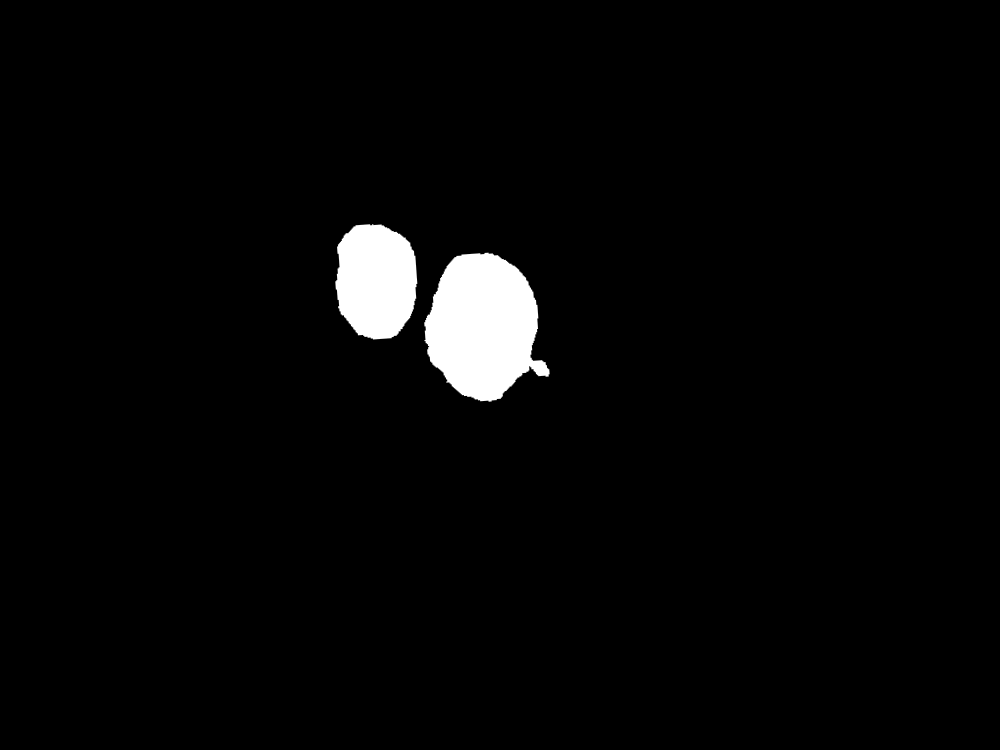
#> input picture src/registration/allen0.tif, 1000 x 750 px, given in place of 4_0.tif, which was not available
$ python run.py   (older library calls are emulated)
#> lines starting #> are read from the running program, lines starting #| are printed output that depends on the picture; after the words box and inside, x2 and y2 are one past the last pixel; in counts of white or black regions, pixels touching at a corner belong together; pictures that were not available may be replaced by others from this repository, and a replacement may not be noted
### src/registration/aligner.py
'''
Aligner class.
Main class for registration, provides method for managing the optimization workflow.
'''

# from subprocess import call
import os, sys
import cPickle as pickle

from registration import config
import cv2
import numpy as np
import numpy.matlib
import matplotlib.pyplot as plt
from matplotlib import mlab

from registration.contour import *
from registration import scoring
import time

class Aligner:
    '''
    Aligner class.
    '''
    def __init__(self, subject_id, atlas_name):
        '''
        Initialize the aligner.
        @param subject_id: The id of subject stack
        @param atlas_name: the name of atlas, for example, 'p50_coronal'. Refer to config.atlas_menu.
        '''
        self.subject_id = subject_id
        self.num_subject = config.subject_menu[self.subject_id]
        self.atlas_name = atlas_name
        self.scaling = config.SUBJ_TO_ATLAS_SCALING
        self.subject_stack = [None] * self.num_subject
        self.subject_cnt_stack = [None] * self.num_subject

        self.allen_stack = dict([])
        self.allen_cnt_stack = dict([])

        self.tx_range = config.TX_RANGE
        self.ty_range = config.TY_RANGE
        self.theta_range =  config.THETA_RANGE

        self.dSS = dict([])
        self.dSA = dict([])
        self.dA = dict([])
        self.HSS = dict([])
        self.HSA = dict([])
        self.dGlobal = dict([])

    def prepare_allen(self):
        '''
        Load atlas images in the aligner.
        Prepares self.allen_cnt_stack and self.allen_stack.
        Prepares self.dA.
        '''
        sys.stderr.write ('prepare_allen...',)
        begin = time.time()
        from registration import allen
        info = allen.query_atlas_info(self.atlas_name)

        try:
            self.allen_cnt_stack = pickle.load(open(config.PICKLE_FOLDER + "allen_cnt_stack.p","rb"))
        except:
            pass

        all_warp_name = os.listdir(config.ALLEN_FOLDER + '100048576_warp/')
        for im_id, im_info in info['section_images'].iteritems():
            if im_info['filename'] in all_warp_name:
                img = cv2.imread(config.ALLEN_FOLDER + '100048576_warp/' + im_info['filename'], 0)
            else:
                img = cv2.imread(config.ALLEN_FOLDER + '100048576/' + im_info['filename'], 0)
                img_clean, _ = clean(img, white_bg=False)
                A = im_info['alignment2d']
                downsampling = 4
                A[:, 2] = A[:, 2] / 2 ** (downsampling - 0)
                #        print A
                img = transformA(img_clean, A, (0, 0), (0, 0))
                cv2.imwrite(config.ALLEN_FOLDER + '100048576_warp/' + im_info['filename'], img)

            xc,yc = get_centroid(img)
            self.dA[im_id] = np.array([xc, yc, 0])

            self.allen_stack[im_id] = img
            if im_id not in self.allen_cnt_stack:
                self.allen_cnt_stack[im_id] = get_contour_sample(img)

#        pickle.dump(self.allen_cnt_stack, open("allen_cnt_stack.p","wb"))

        sys.stderr.write('%d seconds\n' % (time.time() - begin))

# [25 lines of commented-out code are left out]

    def prepare_subject_each_img(self, i, img):
        '''
        Load the subject images into aligner for each image (Map).
        @param i: section index
        @param img: the i'th image
        '''
        new_size = np.floor(self.scaling * np.array(img.shape))
        h, w = tuple(new_size.astype(np.int))
        img = cv2.resize(img, (w, h))
        self.subject_stack[i] = img
        if self.subject_cnt_stack[i] is None:
            self.subject_cnt_stack[i] = get_contour_sample(img)

# [9 lines of commented-out code are left out]
    def prepare_subject(self):
        '''
        Load the subject images into aligner.
        Prepares self.subject_cnt_stack and self.subject_stack.
        '''
        sys.stderr.write ('prepare_subject...'),
        begin = time.time()
        try:
            self.subject_cnt_stack = pickle.load(open(config.SRC_FOLDER + "subject_cnt_stack.p","rb"))
        except:
            pass
        for i in range(self.num_subject):
            img = cv2.imread(config.SECTION_FOLDER +
                '%s/%s_%d.tif' % (self.subject_id, self.subject_id, i),
                 0)
            self.prepare_subject_each_img(i, img)
        sys.stderr.write('%d seconds\n' % (time.time() - begin))

    # [45 lines left out: function initial_shift, not called in this run]

    def optimize_map(self, i):
        self.optimize_atlas_each(i)
        self.optimize_neighbor_map(i)

    # [124 lines left out: functions optimize_atlas_each, optimize_atlas, optimize_neighbor_map, optimize_neighbor_each, optimize_neighbor, global_optimzation, not called in this run]


# [3 lines that do not run on import are left out]


### src/registration/contour.py
'''
Functions for extracting contours and applying image transformations
'''
import os, sys
import cPickle as pickle

from registration import config
import cv2
import numpy as np
from matplotlib import mlab
import scipy.spatial

# [88 lines left out: functions find_large_contours, clean, draw_contours, not called in this run]

def pad_image_cnt(img, cnt=None, anchor_im='centroid', anchor_bg='center', bg=(800, 800)):
    """
    Place img on a background canvas, by aligning the anchor_im position on the img
    with the anchor_bg position on the canvas. Return the canvas with image on it.
    """
    bg_h, bg_w = bg
    if anchor_im == 'centroid':
        anchor_im = get_centroid(img)
    elif anchor_im == 'center':
        anchor_im = img.shape[1] / 2, img.shape[0] / 2
    if anchor_bg == 'center':
        anchor_bg = bg_w / 2, bg_h / 2

    anchor_x, anchor_y = anchor_bg
    center_x, center_y = anchor_im

    h, w = img.shape[0:2]
    background = np.zeros((bg_h, bg_w)).astype(np.uint8)
    background[max(anchor_y - center_y, 0):anchor_y + h - center_y,
               max(anchor_x - center_x, 0):anchor_x + w - center_x] = img[max(0, center_y - anchor_y):min(h, center_y + bg_h - anchor_y),
                max(0, center_x - anchor_x):min(w, center_x + bg_w - anchor_x)]

    if cnt is not None:
        cnt = cnt + np.matlib.repmat(np.array(anchor_bg) - np.array(anchor_im), cnt.shape[0], 1)
        return background, cnt
    return background

import time

# [108 lines left out: functions shape_score_cnt, compute_score_cnt, compute_scores_cnt, get_centroid, transform_cnt, transformA, not called in this run]

def get_contour_sample(img_orig, sample_interval=5):
    """
    Return contour sample points of a image
    """
    img = img_orig.copy()
    img[img > 10] = 255
    element = cv2.getStructuringElement(cv2.MORPH_ELLIPSE, (31, 31))
    mask = pad_image_cnt(img, None, (0, 0), (300, 300), bg=(1500,1500))
#    print mask
    for j in range(99):
        mask = cv2.dilate(mask, element)
#        cv2.imshow("mask_dilate", mask)
#        cv2.waitKey()
        cnts, hier = cv2.findContours(mask.copy(), cv2.cv.CV_RETR_EXTERNAL,
                                      cv2.cv.CV_CHAIN_APPROX_TC89_L1)
        if len(cnts) == 1:
            break
#    cv2.imshow("mask_dilate", mask)
#    cv2.waitKey()

    mask = cv2.erode(mask, element, iterations=j+1)
#    cv2.imshow("mask", mask)
#    cv2.waitKey()
#    cv2.destroyWindow("mask")
    cnts, hier = cv2.findContours(mask.copy(), cv2.cv.CV_RETR_EXTERNAL,
                                  cv2.cv.CV_CHAIN_APPROX_NONE)
    img_contour_pts = np.squeeze(np.vstack(cnts))
    img_contour_sample = img_contour_pts[range(0, img_contour_pts.shape[0], sample_interval), :]
    img_contour_sample = img_contour_sample - np.matlib.repmat((300,300),
                                                               img_contour_sample.shape[0], 1)
#    draw_contours(img_contour_sample, (800,800), show=True)
    return img_contour_sample


### src/registration/util.py
'''
Utility functions for plotting, etc.
'''

from subprocess import call
import cPickle as pickle
import os, sys
import numpy as np
from registration import config
import cv2
import matplotlib.pyplot as plt
from mpl_toolkits.mplot3d import Axes3D
from matplotlib import cm
from matplotlib.ticker import LinearLocator, FormatStrFormatter

# [97 lines left out: functions plot_surface, plot_surface_func, execute, histogram, histogram2, not called in this run]


def pickle_load(filename):
    obj = pickle.load(open(filename, 'rb'))
    return obj

def pickle_save(obj, filename):
    pickle.dump(obj, open(filename, 'wb'))
    print filename, 'saved'


# [2 lines that do not run on import are left out]

### src/registration/allen.py
#!/usr/bin/env python

'''
Functions for downloading and querying the Allen atlas images
'''

import simplejson
import urllib
import os
from registration import config
from registration import util
import numpy as np

# [13 lines left out: function response_to_matrix, not called in this run]

def query_atlas_info(atlas_name):
    '''
    Get information of atlas. If cached, directly load from local; otherwise query web API.
    @param atlas_name: Name of atlas
    '''
    atlas_id, prefix = config.atlas_menu[atlas_name]
    if prefix == 'specimen':
        url = "http://api.brain-map.org/api/v2/data/SectionDataSet/query.json?" + \
            "criteria=products[abbreviation$eq'MouseRef'],treatments[name$eq'NISSL'],plane_of_section[name$eq'coronal']" + \
            "&include=section_images,alignment3d,section_images(alignment2d)" + \
            "&only=section_images.specimen_id,section_images.id,section_images.section_number"
    elif prefix == 'dataset':
        url = "http://api.brain-map.org/api/v2/data/SectionDataSet/" + str(atlas_id) + ".json?" + \
            "&include=section_images[annotated$eqtrue],alignment3d,section_images(alignment2d)"

    atlas_id, prefix = config.atlas_menu[atlas_name]
    pickle_filename = config.ALLEN_FOLDER + '%s_%d.p' % (prefix, atlas_id)
    try:
        atlas_info = util.pickle_load(pickle_filename)
    except:
        js = simplejson.loads(urllib.urlopen(url).read())
        images_info = dict([])
        for image_info in js['msg'][0]['section_images']:
            section_id = image_info['id']
            section_number = image_info['section_number']
            base_name = '%s_%d_%d_%d' % (prefix, atlas_id, section_number, section_id)
            images_info[section_number] = {'id':section_id, 'tier_count':image_info['tier_count'],
                                           'alignment2d':response_to_matrix(image_info['alignment2d'], 2),
                                           'filename':base_name}
    #    images_info = sorted(images_info, key=lambda x: x['section_number'])
        atlas_info = {'alignment3d':response_to_matrix(js['msg'][0]['alignment3d'], 3), 'section_images':images_info}
        util.pickle_save(atlas_info, pickle_filename)
    return atlas_info

# [33 lines left out: function download_atlas, not called in this run]

# [3 lines that do not run on import are left out]

### src/registration/run.py
'''
The main function for local run
@author: yuncong
'''

from registration import aligner
from registration import viewer
from registration import contour
from registration import scoring
import cv2

if __name__ == '__main__':
    alnr = aligner.Aligner('4', 'p56_coronal')
    alnr.prepare_allen()
#> (the call stopped at in query_atlas_info, `js = simplejson.loads(urllib.urlopen(url).read())`: the network is not available in this run)
    alnr.prepare_subject()
#> (reads src/registration/subject_cnt_stack.p from the repository)
#> in prepare_subject, img is the input picture: shape (750, 1000); min 0, max 255, mean 7
#> in get_contour_sample, `img[img > 10] = 255`:
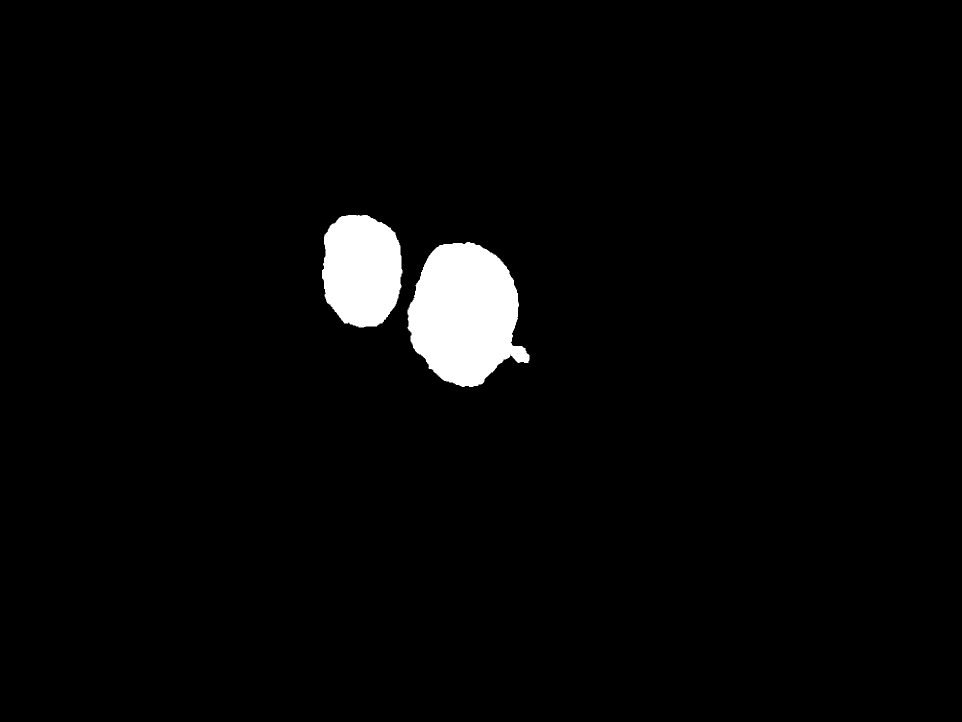
#> img: shape (1443, 1924) (shown at 1/2 size); min 0, max 255, mean 7.3
#> in pad_image_cnt, `background[max(anchor_y - center_y, 0):anchor_y + h - center_y, max(an..`:
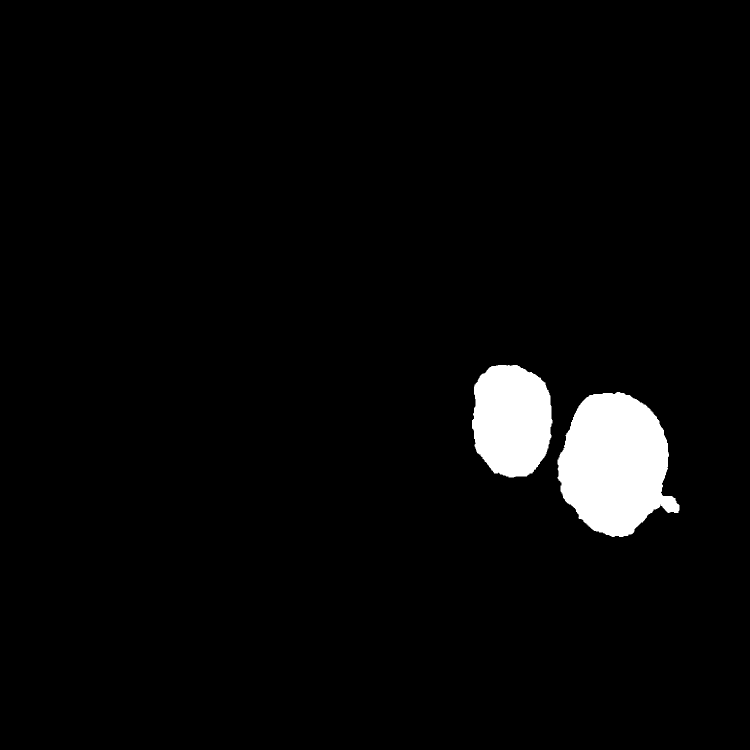
#> background: shape (1500, 1500) (shown at 1/2 size); min 0, max 255, mean 9
#> in get_contour_sample, `cnts, hier = cv2.findContours(mask.copy(), cv2.cv.CV_RETR_EXTERNAL, cv..`: cnts = 1 contour; box (x1, y1, x2, y2) and area: (944, 730, 1359, 1074) 81303
#> in get_contour_sample, `img_contour_pts = np.squeeze(np.vstack(cnts))`: img_contour_pts = 1346 pairs, first value 944 to 1358, second value 730 to 1073
#> in get_contour_sample, `img_contour_sample = img_contour_pts[range(0, img_contour_pts.shape[0]..`: img_contour_sample = 270 pairs, first value 944 to 1358, second value 730 to 1073
#> in get_contour_sample, `img_contour_sample = img_contour_sample - np.matlib.repmat((300,300), ..`: img_contour_sample = 270 pairs, first value 644 to 1058, second value 430 to 773
#> pass 2 of the loop in prepare_subject, `for i in range(self.num_subject):`:
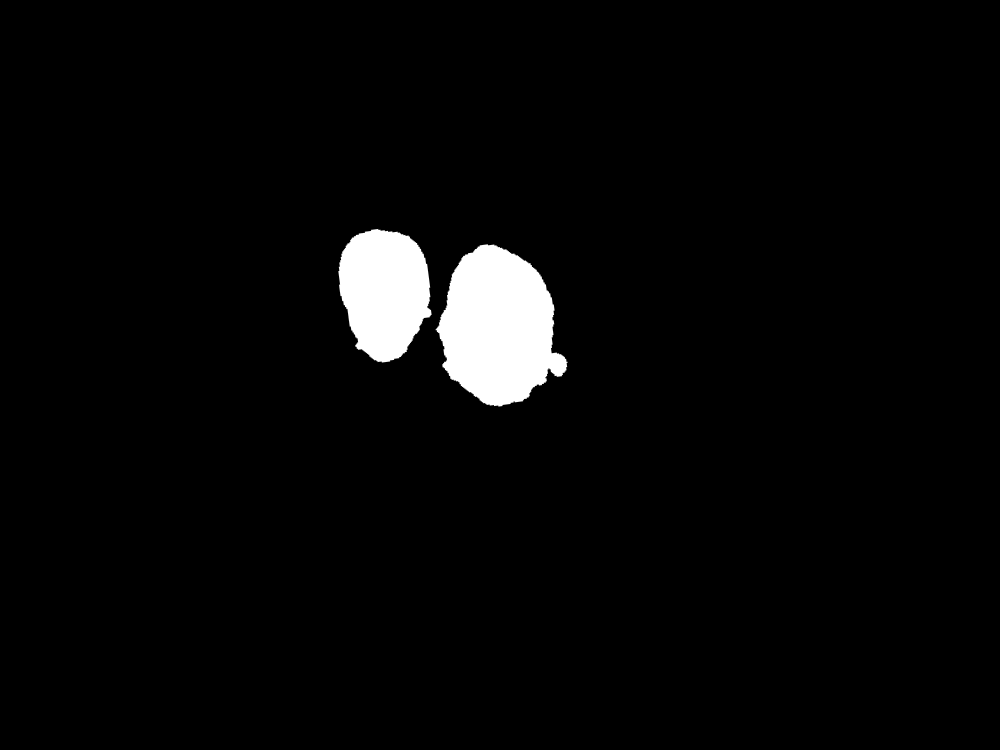
#> input picture src/registration/allen1.tif, 1000 x 750 px, given in place of 4_1.tif, which was not available
#> in prepare_subject, img is the input picture: shape (750, 1000); min 0, max 255, mean 8.2
#> in get_contour_sample (call 2), `img[img > 10] = 255`:
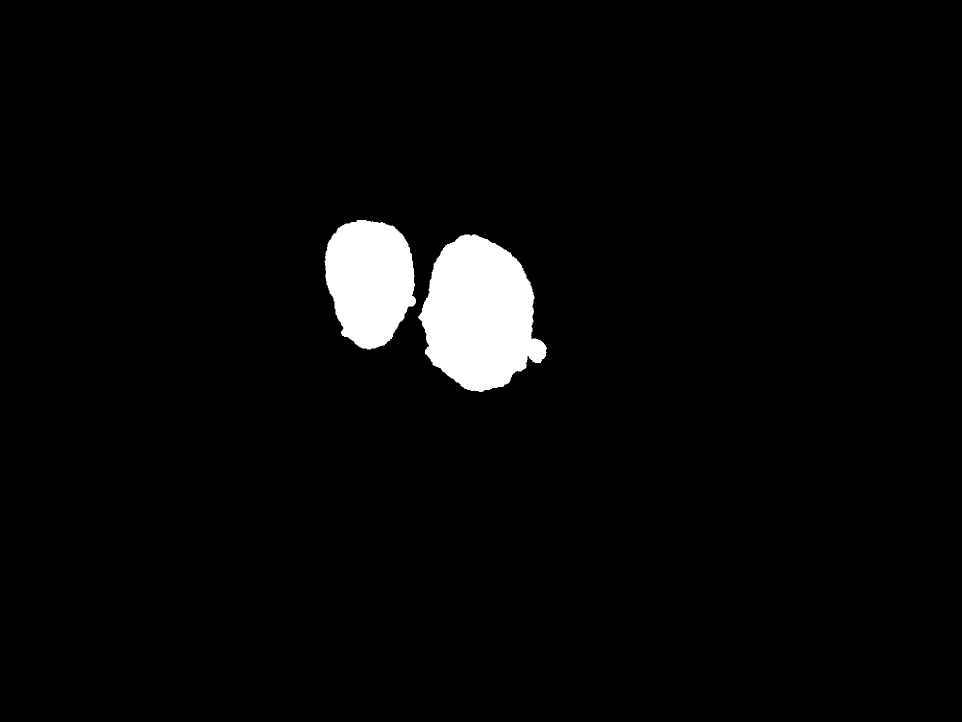
#> img: shape (1443, 1924) (shown at 1/2 size); min 0, max 255, mean 8.4
#> in pad_image_cnt (call 2), `background[max(anchor_y - center_y, 0):anchor_y + h - center_y, max(an..`:
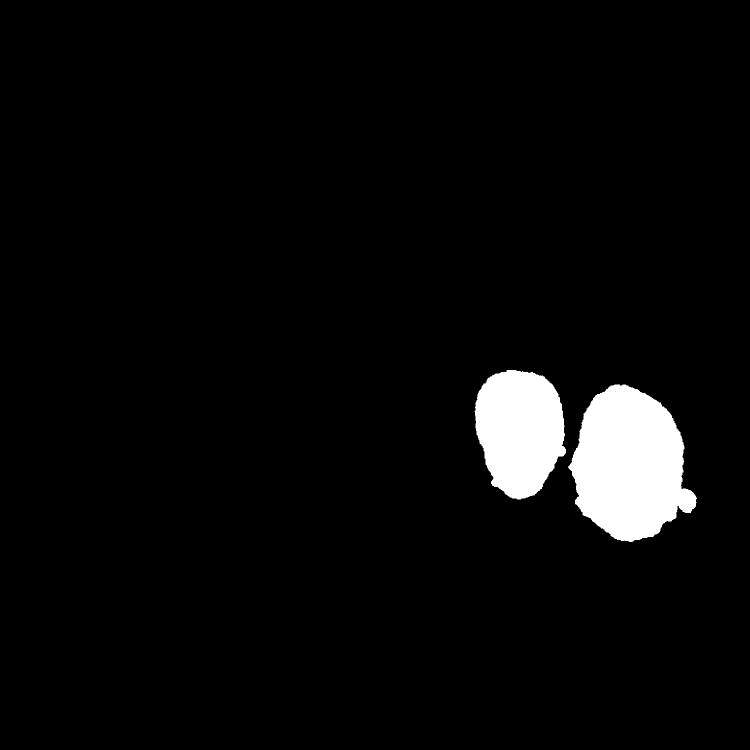
#> background: shape (1500, 1500) (shown at 1/2 size); min 0, max 255, mean 10.4
#> in get_contour_sample (call 2), `cnts, hier = cv2.findContours(mask.copy(), cv2.cv.CV_RETR_EXTERNAL, cv..`: cnts = 1 contour; box (x1, y1, x2, y2) and area: (949, 738, 1394, 1084) 94812
#> img_contour_pts = 1389 pairs, first value 949 to 1393, second value 738 to 1083
#> in get_contour_sample (call 2), `img_contour_sample = img_contour_pts[range(0, img_contour_pts.shape[0]..`: img_contour_sample = 278 pairs, first value 949 to 1393, second value 738 to 1083
#> in get_contour_sample (call 2), `img_contour_sample = img_contour_sample - np.matlib.repmat((300,300), ..`: img_contour_sample = 278 pairs, first value 649 to 1093, second value 438 to 783
#> (the run stopped early here; a loop or call above may not have finished)
